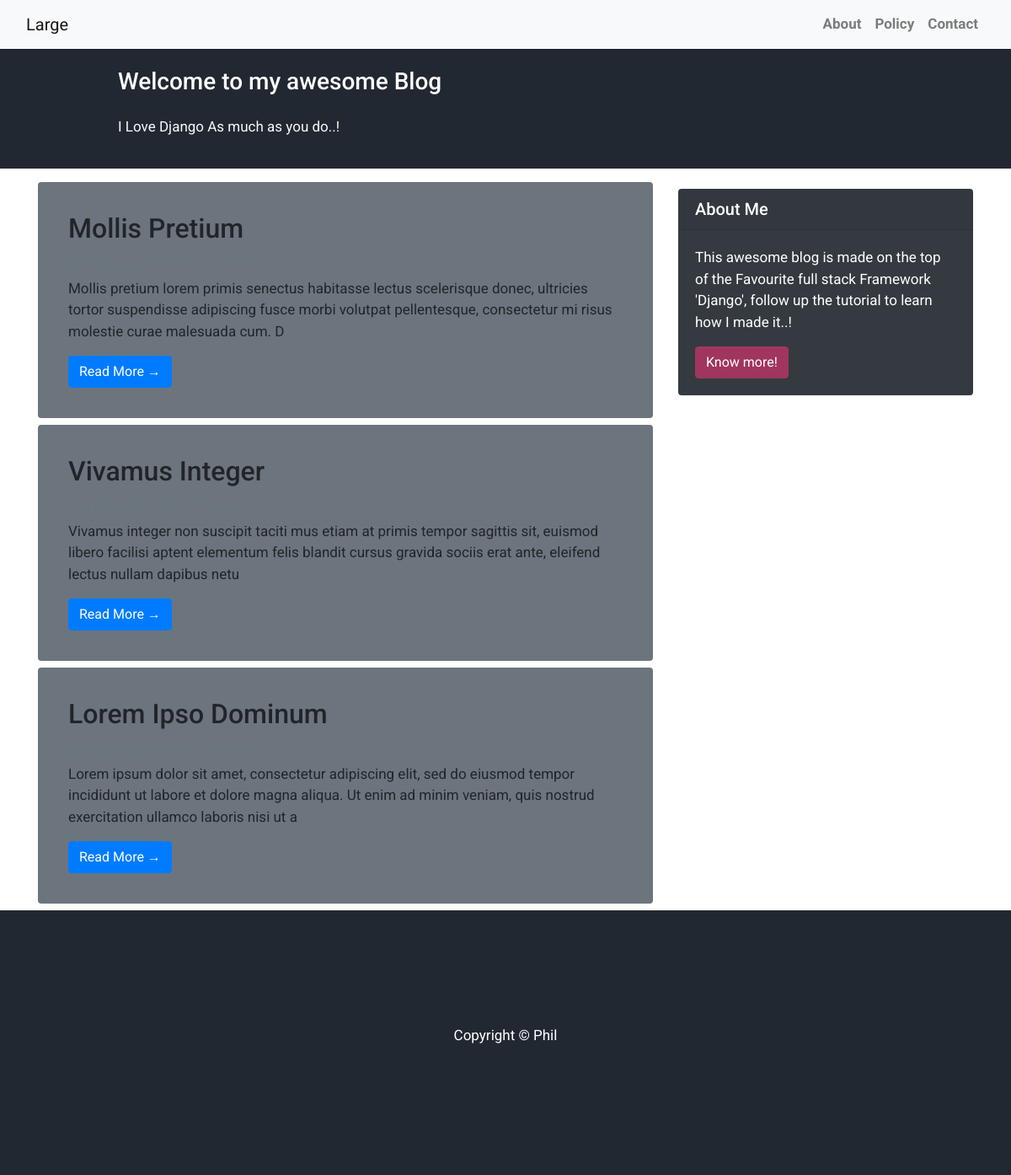
The page / on the database its author committed.
### myblog/models.py (models this page shows, shortened)
class Post(models.Model):
    title = models.CharField(max_length=255, unique=True)
    slug = models.SlugField(max_length=255, unique=True)
    content = models.TextField()
    created_on = models.DateTimeField(auto_now_add=True)
    updated_on = models.DateTimeField(auto_now=True)
    author = models.ForeignKey(User, on_delete=models.PROTECT)
    tags = models.ManyToManyField(Tag, blank=True)
    status = models.IntegerField(choices=STATUS, default=0)
    class Meta:
        ordering = ['-created_on']

### myblog/views.py (the view)
# urls.py: path('', views.PostList.as_view(), name='index'),
class PostList(generic.ListView): # Render all posts via generic List_View
    queryset = Post.objects.filter(status=1).order_by('-created_on')
    template_name = 'myblog/index.html'

### myblog/templates/myblog/index.html (shortened to what this page needs)
{% extends 'myblog/base.html' %}
{% block content %}
<header class="masthead">
  <div class="container">
    <div class="row">
      <div class="col-md-8 col-md-10 mx-auto">
        <div class="site-heading">
          <h3 class="site-heading my-4 mt-3 text-black">
            Welcome to my awesome Blog
          </h3>
          <p class="text-light">I Love Django As much as you do..! &nbsp</p>
        </div>
      </div>
    </div>
  </div>
</header>
<div class="container">
  <div class="row">
    <div class="col-md-8 mt-3 left">
      {% for post in post_list %}
      <div class="p-3 mb-2 bg-secondary text-black rounded w-55">
        <div class="card-body">
          <h2 class="card-title">{{ post.title }}</h2>
          <p class="card-text text-muted h6">
          </p>
          <p class="card-text">{{post.content|slice:":200" }}</p>
          <a href="{% url 'myblog:post_detail' post.slug %}" class="btn btn-primary"
            >Read More &rarr;</a
          >
        </div>
      </div>
      {% endfor %}
    </div>
    {% block sidebar %} {% include 'myblog/sidebar.html' %} {% endblock sidebar %}
  </div>
</div>
{% endblock content %}

### myblog/static/myblog/style.css (style rules this page uses)
body { font-family: "Roboto", sans-serif; font-size: 17px; background-color: #fff; }
.masthead { background: #222831; color: white; height: 200px; padding-bottom: 15px; padding-top: 10px; }
.site-heading { margin-top: 70px; padding-top: 0px; }
.container { width: 100%; padding-right: 15px; padding-left: 15px; margin-right: auto; margin-left: auto; }

### rows shown on the page
Post: title "Mollis Pretium", content "Mollis pretium lorem primis senectus habitasse lectus scelerisque donec, ultricies tortor suspendisse adipiscing fusce morbi volutpat pellentesque, consectetur mi risus molestie curae malesuada cum. D"
Post: title "Vivamus Integer", content "Vivamus integer non suscipit taciti mus etiam at primis tempor sagittis sit, euismod libero facilisi aptent elementum felis blandit cursus gravida sociis erat ante, eleifend lectus nullam dapibus netu"
Post: title "Lorem Ipso Dominum", content "Lorem ipsum dolor sit amet, consectetur adipiscing elit, sed do eiusmod tempor incididunt ut labore et dolore magna aliqua. Ut enim ad minim veniam, quis nostrud exercitation ullamco laboris nisi ut a"
